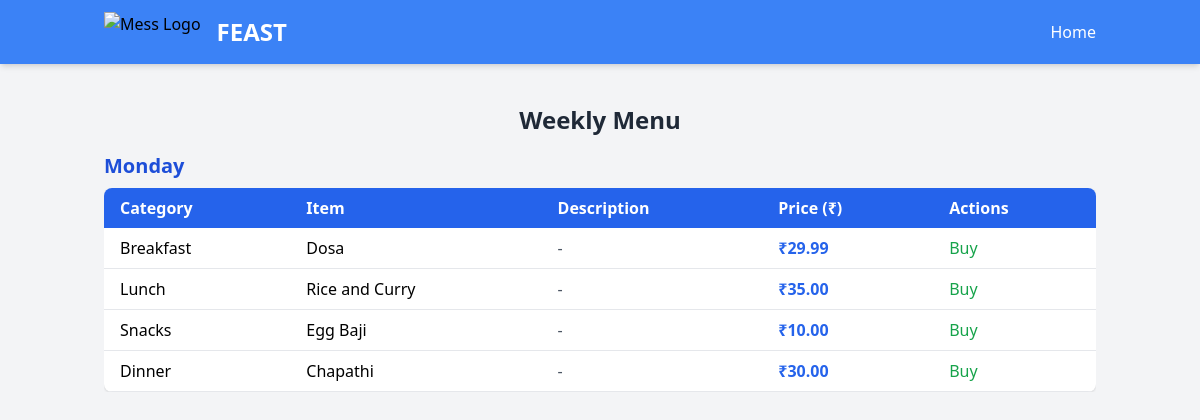
The app's page /menu/ with its own data.
### feast/models.py (models this page shows, shortened)
class Menu(models.Model):
    DAYS_OF_WEEK = [
        ('monday', 'Monday'),
        ('tuesday', 'Tuesday'),
        ('wednesday', 'Wednesday'),
        ('thursday', 'Thursday'),
        ('friday', 'Friday'),
        ('saturday', 'Saturday'),
        ('sunday', 'Sunday'),
    ]
    CATEGORY_CHOICES = [
        ('breakfast', 'Breakfast'),
        ('lunch', 'Lunch'),
        ('snacks', 'Snacks'),
        ('dinner', 'Dinner'),
    ]
    day = models.CharField(max_length=100, choices=DAYS_OF_WEEK)  # <-- Add choices here for clarity
    name = models.CharField(max_length=100)  # <- You missed this field
    description = models.TextField(blank=True, null=True)
    price = models.DecimalField(max_digits=6, decimal_places=2)
    category = models.CharField(max_length=10, choices=CATEGORY_CHOICES)
    available = models.BooleanField(default=True)
    created_at = models.DateTimeField(auto_now_add=True)

### feast/views.py (the view)
# urls.py: path('menu/', menu_list, name='menu_list'),
def menu_list(request):
    menu_items = Menu.objects.all()
    return render(request, 'menu_list.html', {'menu_items': menu_items})

### templates/menu_list.html (shortened to what this page needs)
<!DOCTYPE html>
<html lang="en">
<head>
  <script src="https://cdn.tailwindcss.com"></script>
</head>
<body class="bg-gray-100 min-h-screen">
  <nav class="bg-blue-500 shadow-md">
    <div class="container mx-auto px-4 py-3 flex justify-between items-center">
        <div class="flex items-center">
            <img src="FEAST.JPG" alt="Mess Logo" class="h-10 mr-4">
            <h1 class="text-2xl font-bold text-white">FEAST</h1>
        </div>
        <div class="space-x-4">
            <a href="{% url 'home' %}" class="text-white hover:text-blue-600 font-medium">Home</a>
        </div>
    </div>
</nav>
  <div class="container mx-auto mt-6 p-4">
    <h1 class="text-2xl font-bold text-center text-gray-800 mb-4">Weekly Menu</h1>
    {% regroup menu_items by day as day_menu %}
    {% for day_group in day_menu %}
      <div class="mb-8">
        <h2 class="text-xl font-semibold text-blue-700 mb-2 capitalize">{{ day_group.grouper }}</h2>
        <div class="overflow-x-auto">
          <table class="w-full bg-white rounded-lg shadow overflow-hidden text-left">
            <thead class="bg-blue-600 text-white">
              <tr>
                <th class="px-4 py-2">Category</th>
                <th class="px-4 py-2">Item</th>
                <th class="px-4 py-2">Description</th>
                <th class="px-4 py-2">Price (₹)</th>
                <th class="px-4 py-2">Actions</th>
              </tr>
            </thead>
            <tbody>
              {% for item in day_group.list %}
                <tr class="border-b hover:bg-gray-50">
                  <td class="px-4 py-2 capitalize">{{ item.category }}</td>
                  <td class="px-4 py-2">{{ item.name }}</td>
                  <td class="px-4 py-2 text-gray-600">{{ item.description|default:"-" }}</td>
                  <td class="px-4 py-2 font-semibold text-blue-600">₹{{ item.price }}</td>
                  <td class="px-4 py-2">
                    {% if user.is_superuser %}
                      <a href="{% url 'delete_menu_item' item.id %}" class="text-red-600 hover:underline">Delete</a>
                    {% else %}
                      <a href="{% url 'buy_menu_item' item.id %}" class="text-green-600 hover:underline">Buy</a>
                    {% endif %}
                  </td>
                </tr>
              {% endfor %}
            </tbody>
          </table>
        </div>
      </div>
    {% endfor %}
  </div>
</body>
</html>

### records on screen
Menu: grouper "Monday", category "Breakfast", name "Dosa", description "-", price "29.99"
Menu: category "Lunch", name "Rice and Curry", description "-", price "35.00"
Menu: category "Snacks", name "Egg Baji", description "-", price "10.00"
Menu: category "Dinner", name "Chapathi", description "-", price "30.00"
